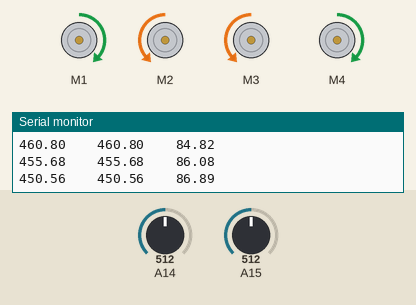
The sketch below on a simulated Arduino Mega 2560, built with avr-gcc and run on an emulated ATmega2560. On the bench: 4 × DC motor (green arrow = forward, orange = backward, longer = faster), the last lines printed to the serial monitor. Inputs (shaded band) come from the test bench; at power-on: A14 = 512, A15 = 512.

Above: at 1.2 s.
1.3 s: A14 set to 716
At 2.2 s:
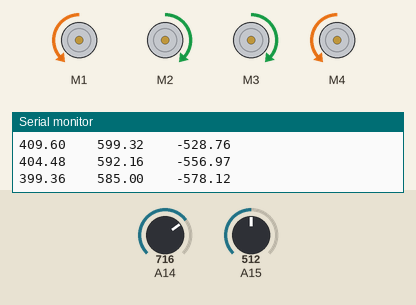
2.8 s: A14 set to 578
5.8 s: A14 set to 570
At 7.2 s:
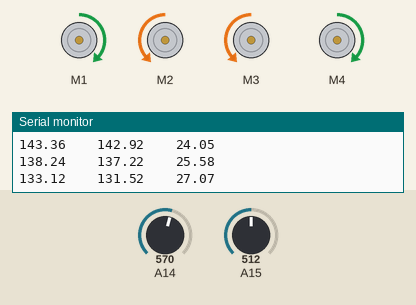
7.6 s: A14 set to 511
At 9.9 s:
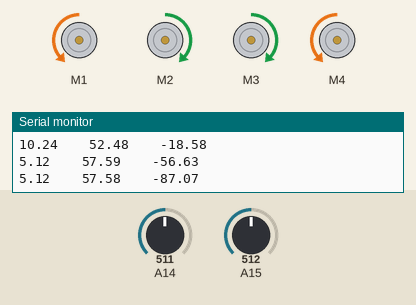
Timing chart, 0 to 11.4 s (numbered marks = the images above; inputs shaded):
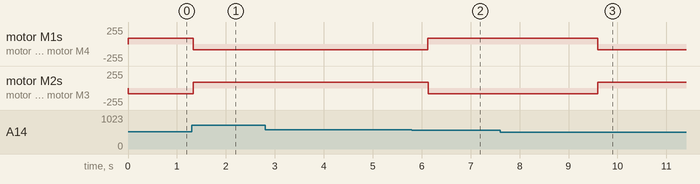

Measured:
- the behaviour switches between 571 and 570 on A14 (found by bisection; images 1 and 2)
- after the input at 1.3 s, motor M1, motor M4: forward 85/255 → backward 85/255 at once; motor M2, motor M3: backward 85/255 → forward 85/255 at once
- after the input at 5.8 s, motor M1, motor M4: backward 85/255 → forward 85/255 after 0.33 s instead of 1.2 s; motor M2, motor M3: forward 85/255 → backward 85/255 after 0.33 s instead of 1.3 s
- after the input at 7.6 s, motor M1, motor M4: forward 85/255 → backward 85/255 after 2.0 s instead of 2.4 s; motor M2, motor M3: backward 85/255 → forward 85/255 after 2.0 s instead of 2.4 s

The sketch:

02_Analog_Mic_Motor.ino
```cpp
#include <AFMotor.h>

#define MAX_DISTANCE 200
#define MAX_SPEED 200

int speedSet = 30;

AF_DCMotor M1(1, MOTOR12_64KHZ); AF_DCMotor M2(2, MOTOR12_64KHZ);
AF_DCMotor M3(3, MOTOR34_64KHZ); AF_DCMotor M4(4, MOTOR34_64KHZ);

//  variables for Microphones
const int arrayMax  = 100.0;
short     averageLeft[arrayMax];
short     averageRight[arrayMax];
int       averageIndexNew = 0;
int       averageIndexOld = 1;
float     accLeft = 0;
float     accRight = 0;
float     level = 0;
float     levelAcc = 0;
float     levelLeft = 0;
float     levelRight = 0;
float     left = 0;
float     right = 0;
float     center = 0;

void setup() {
  // put your setup code here, to run once:
//  pinMode(rightMic, INPUT);
 // pinMode(leftMic, INPUT);

 Serial.begin(38400);

 for( int i = 0 ; i < arrayMax ; i++ )
 {
         averageLeft[i] = 0;
         averageRight[i] = 0;
 }

}

void loop() {
  //moveForward();
  // put your main code here, to run repeatedly:
  averageLeft[averageIndexNew] = analogRead(A14);       //Left Mic
  accLeft += averageLeft[averageIndexNew];
  accLeft -= averageLeft[averageIndexOld];

  averageRight[averageIndexNew] = analogRead(A15);       //Right Mic
  accRight += averageRight[averageIndexNew];
  accRight -= averageRight[averageIndexOld];
  right = (accRight/arrayMax) -  averageRight[averageIndexNew];
  right = abs(right);
  Serial.print(right);
  Serial.print("\t\t");
  left = (accLeft/arrayMax) -  averageLeft[averageIndexNew];
  left = abs(left);
  Serial.print(left);
  Serial.print("\t\t");

  center += (right * 1.05);
  center -= (left/* * 1.1*/) ;  // Left * 1.1 as my left hand microphone seems at little deaf // left is not as responsive as right microphone
  center /= 1.25;     // dived by 1.25 so C returns to 0 when it is quite : there is no sound input
  Serial.println(center);

  // increament Array Index
  averageIndexNew++;
  if (averageIndexNew == arrayMax){  averageIndexNew = 0;}
      averageIndexOld++;
  if (averageIndexOld == arrayMax){  averageIndexOld = 0; }
  ///////////////

  if(center > 7)
  {
    turnRight();
  }
  else if (center < -7)
  {
    turnLeft();
  }
  else
  {
    moveForward();
  }


}

void moveForward()
{

    M1.run(FORWARD); M1.setSpeed(85);
    M2.run(FORWARD); M2.setSpeed(85);
    M3.run(FORWARD); M3.setSpeed(85);
    M4.run(FORWARD); M4.setSpeed(85);

}

void turnRight()
{
  M1.run(FORWARD);   M1.setSpeed(85);
  M2.run(BACKWARD);  M2.setSpeed(85);
  M3.run(BACKWARD);  M3.setSpeed(85);
  M4.run(FORWARD);   M4.setSpeed(85);

  delay(100);
}
void turnLeft()
{
  M1.run(BACKWARD); M1.setSpeed(85);
  M2.run(FORWARD);  M2.setSpeed(85);
  M3.run(FORWARD);  M3.setSpeed(85);
  M4.run(BACKWARD); M4.setSpeed(85);

  delay(100);

}
```
